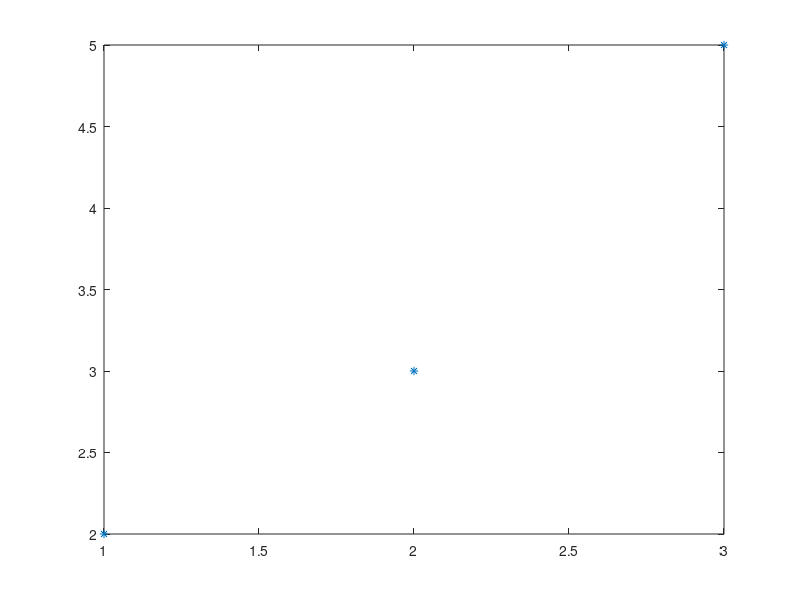

Write the MATLAB code that produced this figure.
%%%%
% Compute the sum of the first 100 prime numbers

% specify to wich number check : ok
%plot the prime numbers by their index :
% find quickly the prime numbers : ok
% make the plot fit to a polynome

max = input("Put the number to wich you want to check the prime numbers : \n");
primes = [2];
sum = 2;
for i=2:max
    isPrime = 1;
    for i2 = primes
        % disp(mod(i,i2)==0);
        if mod(i,i2)==0
            % disp('Ho');
            isPrime=0;
        end
    end
    % disp(isPrime);
    if isPrime == 1
        % disp('Hi');
        primes(end +1)=i
        sum = sum + i;
    end
    disp(primes);
end

disp(primes);
disp(sum);

absc = 1:length(primes);
plot(absc, primes,'*')
